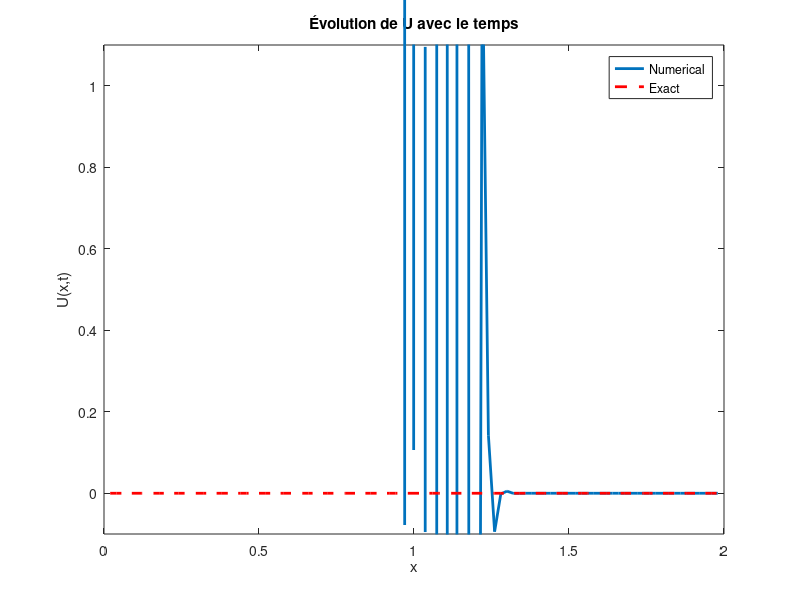

Reproduce this figure in MATLAB.
%on définit les valeurs initiales
% Définition des paramètres
a = 0;
b = 2;
beta = -1;
M = 99;
k = 0.02;
T = 1.0;
N = round(T/k);

% Calcul du pas h
h = (b - a) / (M + 1);

% Initialisation de x et U(0)
x = linspace(a + h, b - h, M)';
U0 = exp(-5 * (5 * x - 1) .^ 2);

% Préallocation de U pour stocker l'historique des solutions
U = zeros(M, N);
U(:,1) = U0; % La première colonne est U0

% Configuration du graphique pour l'affichage dynamique
figure;
hPlot = plot(x, U0, 'LineWidth', 2);
hold on; % Maintient la figure actuelle pour le tracé de la solution exacte
hExactPlot = plot(x, U0, 'r--', 'LineWidth', 2); % Solution exacte en rouge pointillé
axis([a b -0.1 1.1]); % Réglez les axes selon vos données et préférences
title('Évolution de U avec le temps');
xlabel('x');
ylabel('U(x,t)');
drawnow;

% Boucle pour le calcul itératif de U(n+1) avec affichage dynamique
for n = 1:(N-1)
    % Mise à jour de la solution numérique U
    for m = 2:M-1 % Commencer à m = 2 et finir à M-1 pour ne pas dépasser les limites de la matrice
        U(m, n+1) = (1 - k*beta/h) * U(m, n) + (k * beta / h) * U(m-1, n);
    end
    % Mise à jour du graphique pour la solution numérique
    set(hPlot, 'YData', U(:, n+1));
    
    % Calcul de la solution exacte à l'instant t
    xExact = x - beta*k*n;
    UExact = exp(-5 * (5 * xExact - 1) .^ 2);
    
    % Mise à jour du graphique pour la solution exacte
    set(hExactPlot, 'XData', x, 'YData', UExact);
    
    drawnow; % Met à jour la figure avec les nouveaux tracés
    pause(0.02); % Pause pour une meilleure visualisation
end

legend([hPlot, hExactPlot], 'Numerical', 'Exact'); % Ajouter une légende après la création des tracés
hold off; % Relâche la figure pour de futurs tracé